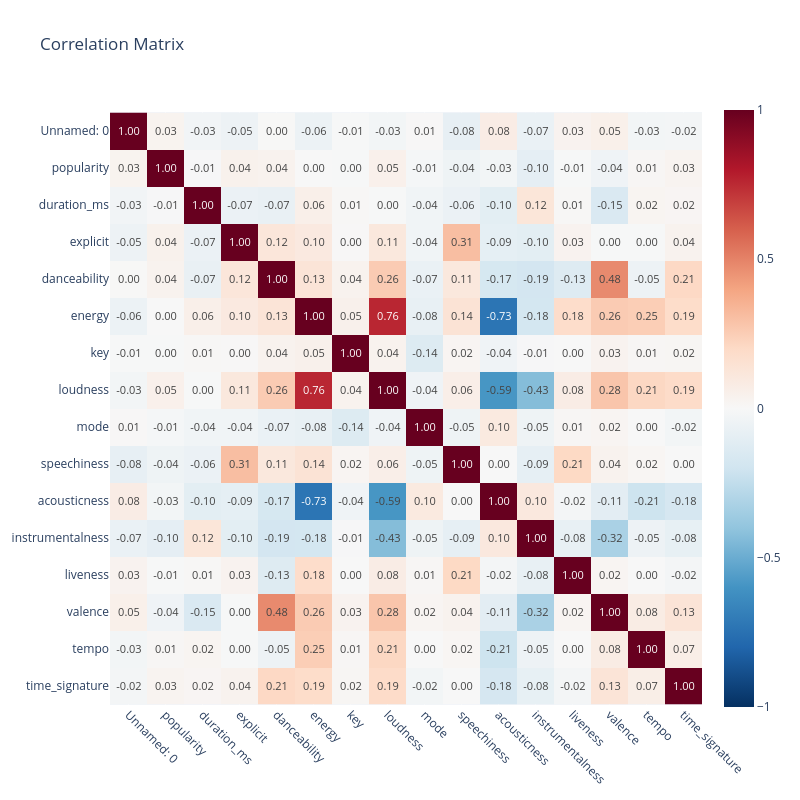

Notebook code cell kept with this figure:
### Code cell
corr_matrix = df.corr(numeric_only=True)

fig = px.imshow(
    corr_matrix,
    text_auto=".2f",
    color_continuous_scale="RdBu_r",   # Red-Blue reversed
    range_color=[-1, 1],               # Correlation range
    color_continuous_midpoint=0,       # Center at 0
    title="Correlation Matrix",
    width=800,   # Forces the canvas width to 800 pixels
    height=800
)

# 3. Clean up the label angles so they don't crowd each other
fig.update_xaxes(tickangle=45)

fig.show()

### Figure 1 — Plotly figure (JSON) as saved in the notebook; plotly's stock layout.template omitted (floating-point values rounded to 4 significant figures; data arrays with more than 128 entries replaced by an {"elided": "..."} marker saying what was removed)
{"data": [{"coloraxis": "coloraxis", "hovertemplate": "x: %{x}<br>y: %{y}<br>color: %{z}<extra></extra>", "name": "0", "texttemplate": "%{z:.2f}", "type": "heatmap", "x": ["Unnamed: 0", "popularity", "duration_ms", "explicit", "danceability", "energy", "key", "loudness", "mode", "speechiness", "acousticness", "instrumentalness", "liveness", "valence", "tempo", "time_signature"], "xaxis": "x", "y": ["Unnamed: 0", "popularity", "duration_ms", "explicit", "danceability", "energy", "key", "loudness", "mode", "speechiness", "acousticness", "instrumentalness", "liveness", "valence", "tempo", "time_signature"], "yaxis": "y", "z": {"elided": "16x16 float values"}}], "layout": {"coloraxis": {"cmax": 1, "cmid": 0, "cmin": -1, "colorscale": [[0, "rgb(5,48,97)"], [0.1, "rgb(33,102,172)"], [0.2, "rgb(67,147,195)"], [0.3, "rgb(146,197,222)"], [0.4, "rgb(209,229,240)"], [0.5, "rgb(247,247,247)"], [0.6, "rgb(253,219,199)"], [0.7, "rgb(244,165,130)"], [0.8, "rgb(214,96,77)"], [0.9, "rgb(178,24,43)"], [1, "rgb(103,0,31)"]]}, "height": 800, "title": {"text": "Correlation Matrix"}, "width": 800, "xaxis": {"anchor": "y", "constrain": "domain", "domain": [0, 1], "scaleanchor": "y", "tickangle": 45}, "yaxis": {"anchor": "x", "autorange": "reversed", "constrain": "domain", "domain": [0, 1]}}}
